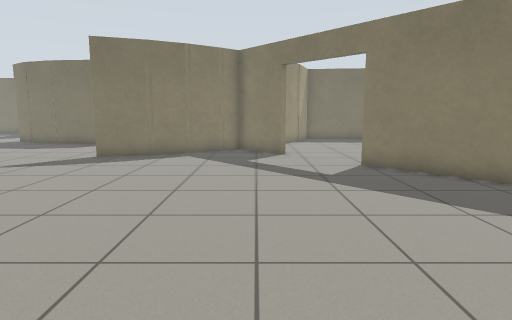
View 1 (above)

24 first-person views from a walk through a Gazebo world. The camera is 0.94 m above the floor, tilts 8° down and sees 75° across. The floor is counted in squares, 0.5 m on a side. Each view is taken from the middle of a square. On the plan, view 1 faces up. The plan holds only what a view shows up to about 17 squares ahead; the rest is blank. The place goes on beyond the plan. Gazebo's built-in surfaces are drawn with simple patterns.

View 2
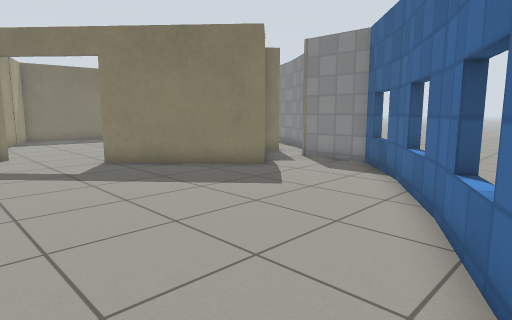

View 3
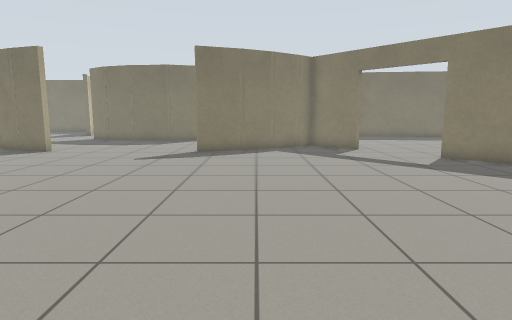

View 4
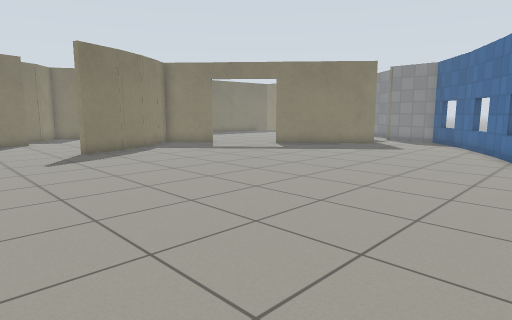

View 5
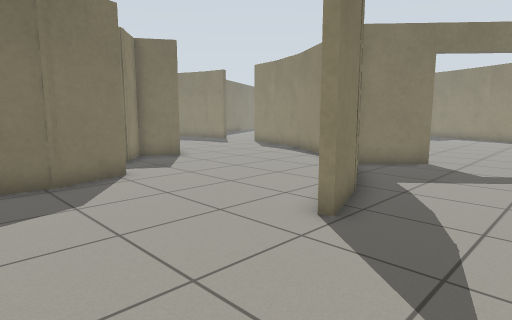

View 6
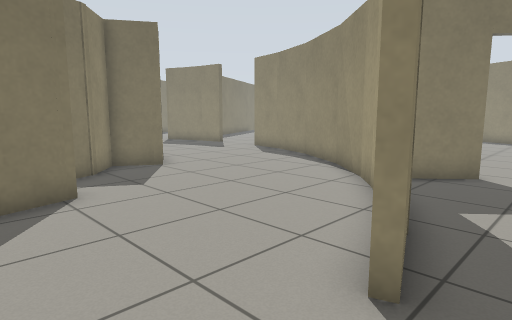

View 7
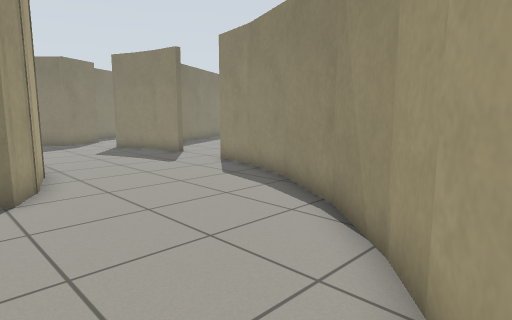

View 8
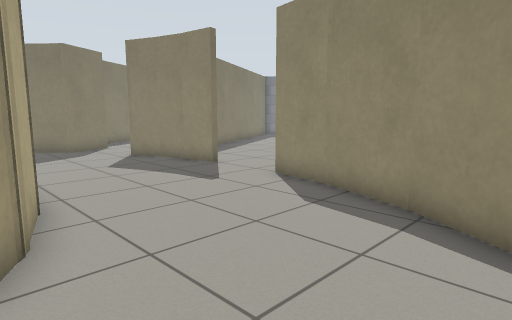

View 9
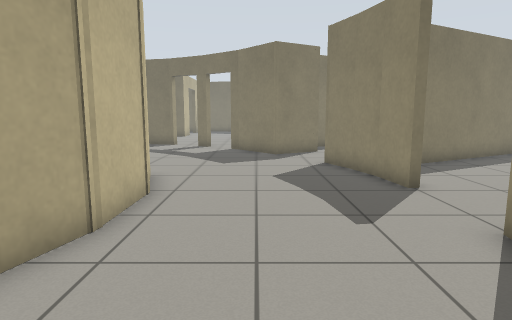

View 10
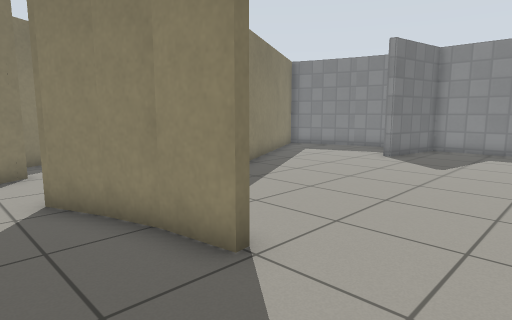

View 11
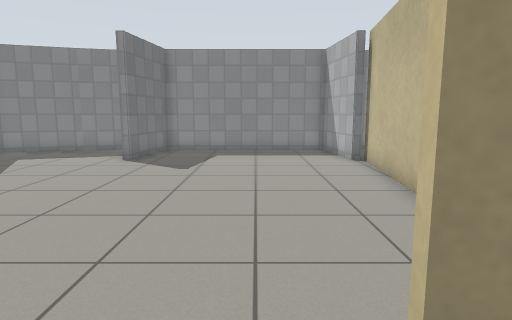

View 12
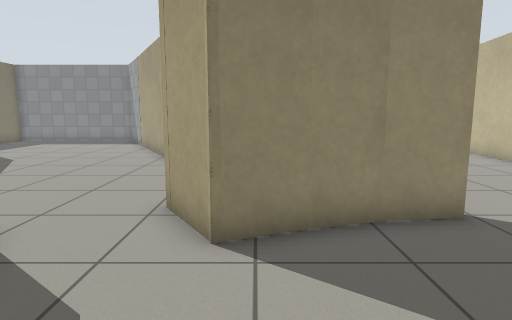

View 13
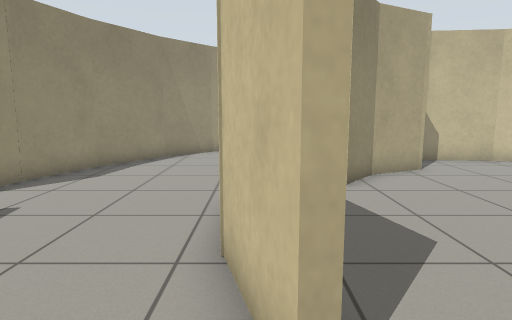

View 14
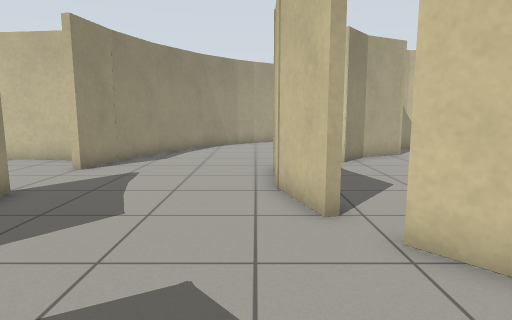

View 15
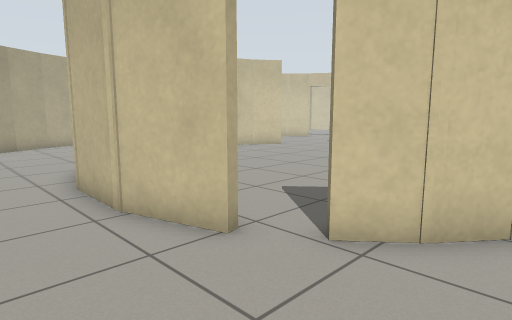

View 16
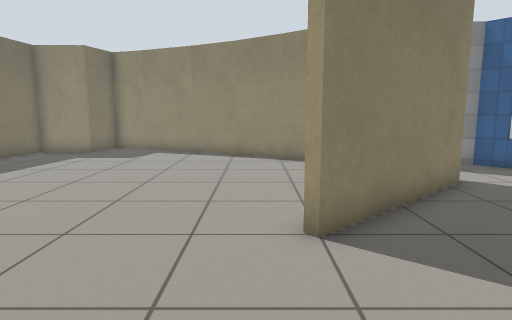

View 17
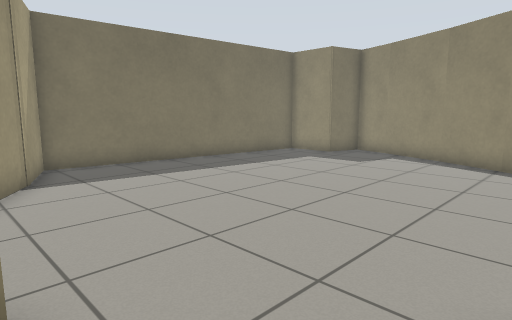

View 18
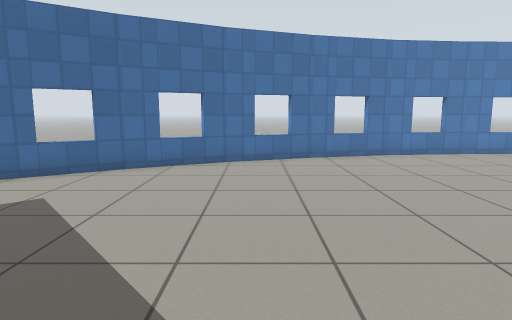

View 19
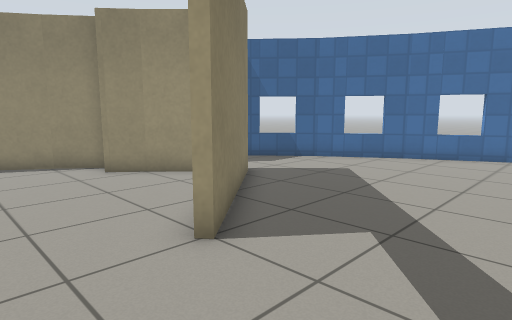

View 20
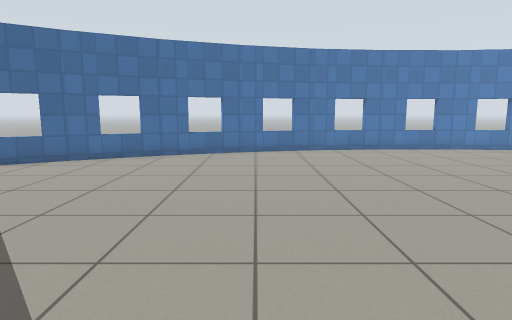

View 21
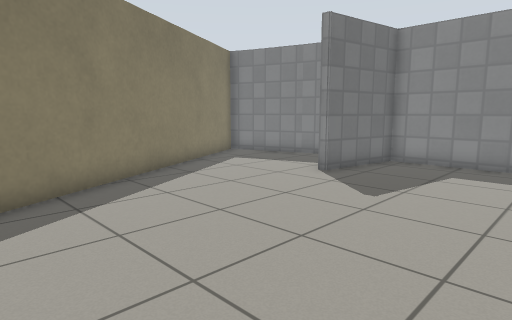

View 22
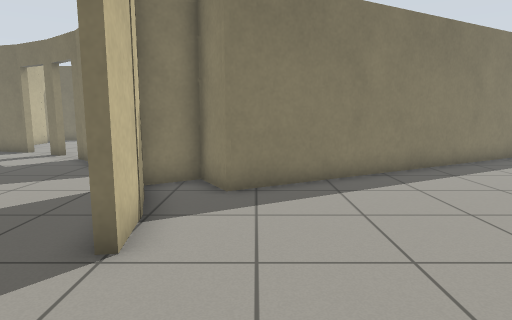

View 23
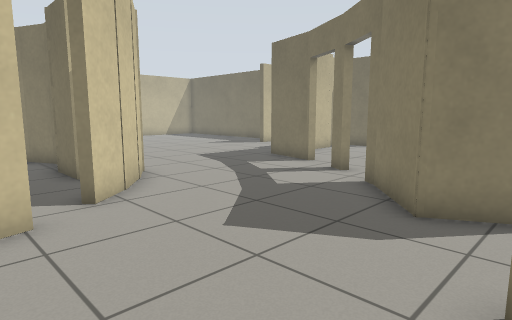

View 24
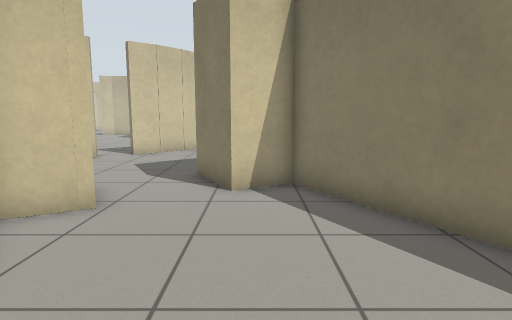

### Floor plan
Ten units are one square. View 1 is at (0, 0); x grows to the right and y downward. Boxes are objects, and circles mark ways between rooms. Rooms are numbered by the first view taken in them; rooms with no view inside come last. Other rooms are left out.
<svg viewBox="-131 -430 329 469">
<path fill="none" stroke="#000" d="M-42 -155 -33 -160 -8 -176M-29 -158 -48 -148M-44 -150 -69 -141M-9 -176 10 -198M-76 -210 -97 -203 -109 -205M11 -151 -8 -173 -33 -156M9 -196 26 -224M-31 -254 -38 -240 -53 -249 -64 -237 -70 -233M26 -223 35 -249M-25 -274 -32 -251M34 -246 39 -270M-25 -299 -26 -271M-33 -321 -25 -295M79 -74 38 -121M39 -301 36 -318 32 -332M87 -82 82 -78M33 -330 26 -346 37 -353M-52 -347 -41 -334M-63 -355 -49 -344M53 -8 85 -28M20 8 54 -8M84 -27 111 -51 110 -82M-72 -360 -60 -353M-14 21 21 8M-50 30 -13 20M-86 33 -49 29M-123 33 -85 33M-126 33 -121 34M-8 -392 -14 -397M31 -384 9 -372 -10 -394M-27 -407 -34 -411M-50 -419 -73 -425M153 -241 190 -245 190 -325 153 -331 154 -335M39 -321 42 -303M193 -349 177 -401M35 -332 40 -317M53 -247 152 -236M173 -403 53 -339M66 -425 22 -400 31 -384M122 -379 154 -396M37 -353 45 -358 53 -344M38 -121 42 -123M141 -138 166 -187M29 -224 20 -209M118 -105 141 -140M156 -168 171 -204 151 -210 151 -233 34 -246M89 -88 109 -109M38 -247 28 -221M53 -339 44 -354 31 -345"/>
<circle cx="40" cy="-285" r="3" fill="#2a7"/>
<circle cx="30" cy="-365" r="3" fill="#2a7"/>
<circle cx="20" cy="-145" r="3" fill="#2a7"/>
<circle cx="30" cy="-130" r="3" fill="#2a7"/>
<circle cx="40" cy="-120" r="3" fill="#2a7"/>
<text x="-40" y="-170">1</text>
<text x="120" y="-310">2</text>
<text x="90" y="-400">3</text>
<text x="80" y="-170">4</text>
<text x="40" y="-340">5</text>
</svg>
Room 1 opens to room 2. Room 1 opens to room 3. Room 1 opens to room 4.

Where each view was taken, in squares from view 1:
view 1: 0 up, 0 right, facing up
view 2: 1 down, 1 left, facing up-right
view 3: 2 down, 4 left, facing up
view 4: 2 down, 12 left, facing up-right
view 5: 11 up, 12 left, facing up-right
view 6: 13 up, 10 left, facing up-right
view 7: 16 up, 5 left, facing up-right
view 8: 20 up, 4 left, facing up-right
view 9: 22 up, 0 right, facing up
view 10: 27 up, 1 right, facing up-right
view 11: 28 up, 2 right, facing right
view 12: 34 up, 2 left, facing right
view 13: 34 up, 3 left, facing down
view 14: 38 up, 2 left, facing down
view 15: 36 up, 0 right, facing down-left
view 16: 13 up, 1 left, facing right
view 17: 12 up, 1 right, facing up-right
view 18: 12 up, 1 right, facing down
view 19: 15 up, 0 right, facing down-right
view 20: 14 up, 2 left, facing down
view 21: 27 up, 6 right, facing up-right
view 22: 26 up, 6 right, facing up
view 23: 31 up, 3 right, facing up-left
view 24: 39 up, 11 right, facing left
